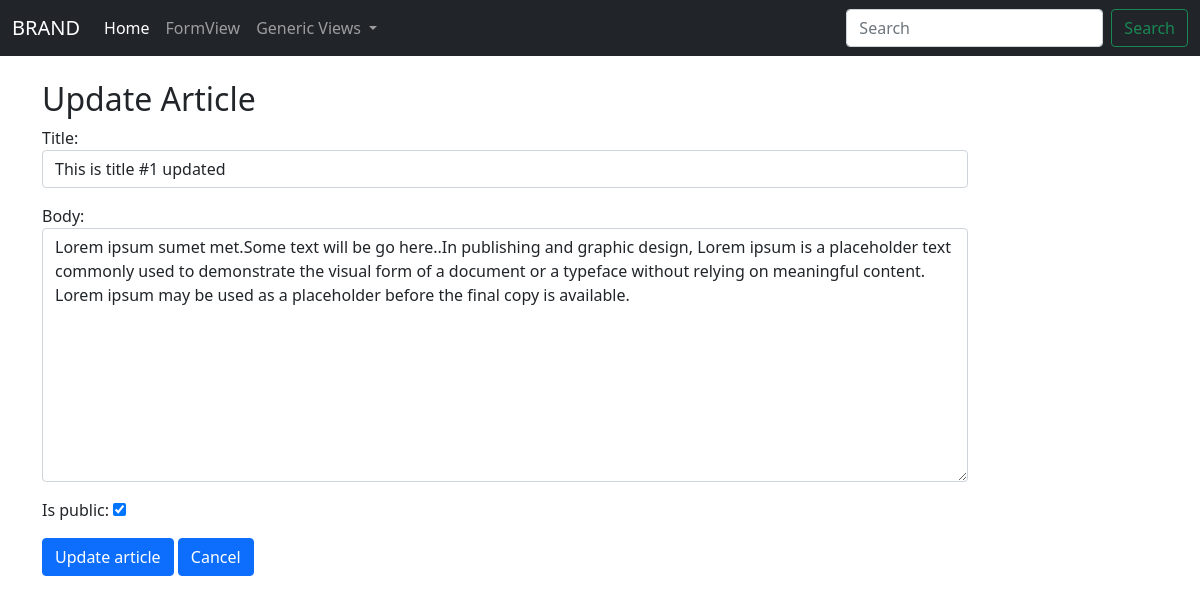
The page /article/2/this-is-title-1/update/ on the database its author committed.
### articles/models.py (models this page shows, shortened)
class Article(models.Model):
    title = models.CharField(max_length=250, verbose_name='Title')
    body = models.TextField(verbose_name='Message')
    slug = models.CharField(max_length=250, null=True, blank=True)
    created_at = models.DateTimeField(auto_now_add=True)
    last_updated = models.DateTimeField(null=True, blank=True)
    is_public = models.BooleanField(default=False)

### articles/views.py (the view)
# urls.py: path('article/<int:pk>/<str:slug>/update/', views.ArticleUpdateView.as_view(), name='article_update'),
class ArticleUpdateView(UpdateView):
    model = Article
    form_class = ArticleCreationForm
    template_name = 'articles/article_update.html'
    query_pk_and_slug = True
    success_url = reverse_lazy('articles:article_list')

### articles/forms.py
class ArticleCreationForm(forms.ModelForm):
    title = forms.CharField(widget=forms.TextInput(attrs={'class':'form-control'}))
    body = forms.CharField(widget=forms.Textarea(attrs={'class':'form-control'}))
    class Meta:
        model = Article
        fields = ('title', 'body', 'is_public')

### templates/articles/article_update.html (shortened to what this page needs)
{% extends 'base.html' %}
{% block content %}
<div class="container">
    <div class="row">
        <div class="col-md-10">
                <br>
    <h2>Update Article</h2>
    <form method="post">
        {{ form.as_p }}
        <button type="submit" class="btn btn-primary">Update article</button>
        <a href="{% url 'articles:article_list' %}" class="btn btn-primary">Cancel</a>
    </form>
        </div>
    </div>
</div>
{% endblock content %}

### rows shown on the page
Article: title "This is title #1 updated", body "Lorem ipsum sumet met.Some text will be go here..In publishing and graphic design, Lorem ipsum is a placeholder text commonly used to demonstrate the visual form of a document or a typeface without relying on meaningful content. Lorem ipsum may be used as a placeholder before the final copy is available.", is_public "☑"
